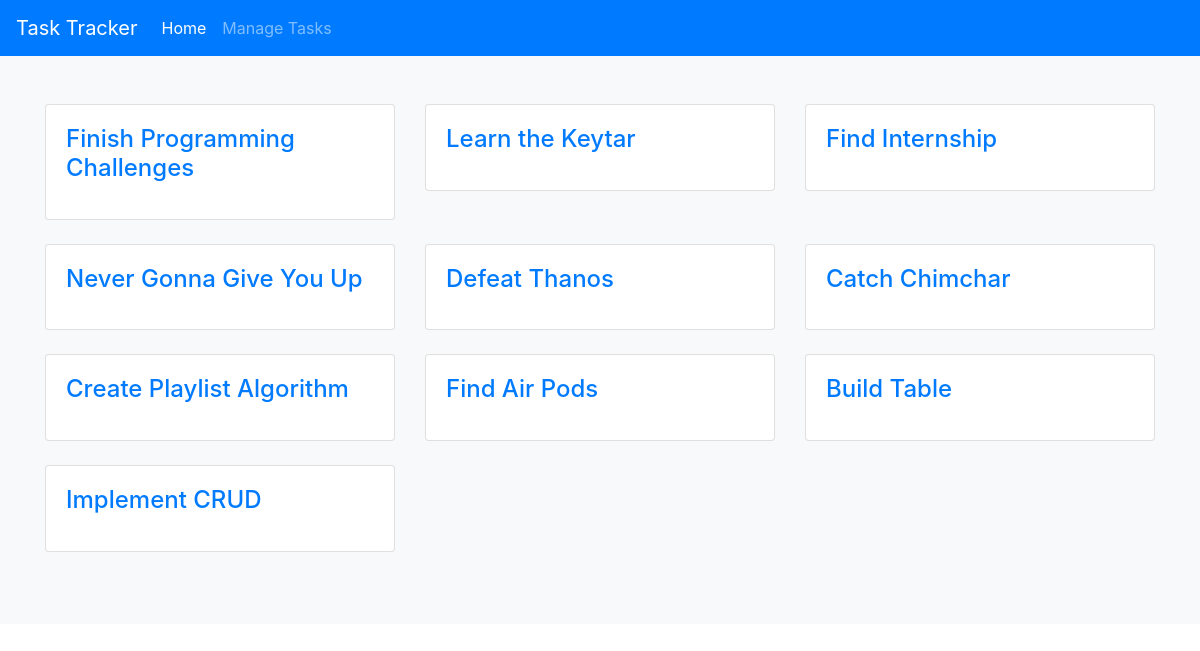
The page / on the database its author committed.
### tasks/models.py (models this page shows, shortened)
class Task(models.Model):
    name = models.CharField(max_length=200)
    desc = models.CharField(max_length=200)
    proj = models.CharField(max_length=200)
    status = models.BooleanField(default=True)
    def get_absolute_url(self):
        return reverse('tasks:single', args=[self.id])
    class Meta:
        ordering = ['-id']

### tasks/views.py (the view)
# urls.py: path('', views.IndexView.as_view(), name='index'),
class IndexView(ListView):
    model = Task
    template_name = 'tasks/index.html'
    context_object_name = 'index'

### templates/tasks/index.html (shortened to what this page needs)
{% extends 'tasks/base.html' %}
{% block content %}
<div class="album py-5 bg-light">
    <div class="container">
        <div class="row">
        {% for task in index %}
            <div class="col-md-4">
                <div class="card mb-4 box-shadow">
                    <div class="card-body">
                        <h4 class=""><a href="{{ task.get_absolute_url }}">{{ task.name }}</a></h4>
                    </div>
                </div>
            </div>
        {% endfor %}
        </div>
    </div>
</div>
{% endblock %}

### rows shown on the page
Task: name "Finish Programming Challenges"
Task: name "Learn the Keytar"
Task: name "Find Internship"
Task: name "Never Gonna Give You Up"
Task: name "Defeat Thanos"
Task: name "Catch Chimchar"
Task: name "Create Playlist Algorithm"
Task: name "Find Air Pods"
Task: name "Build Table"
Task: name "Implement CRUD"
